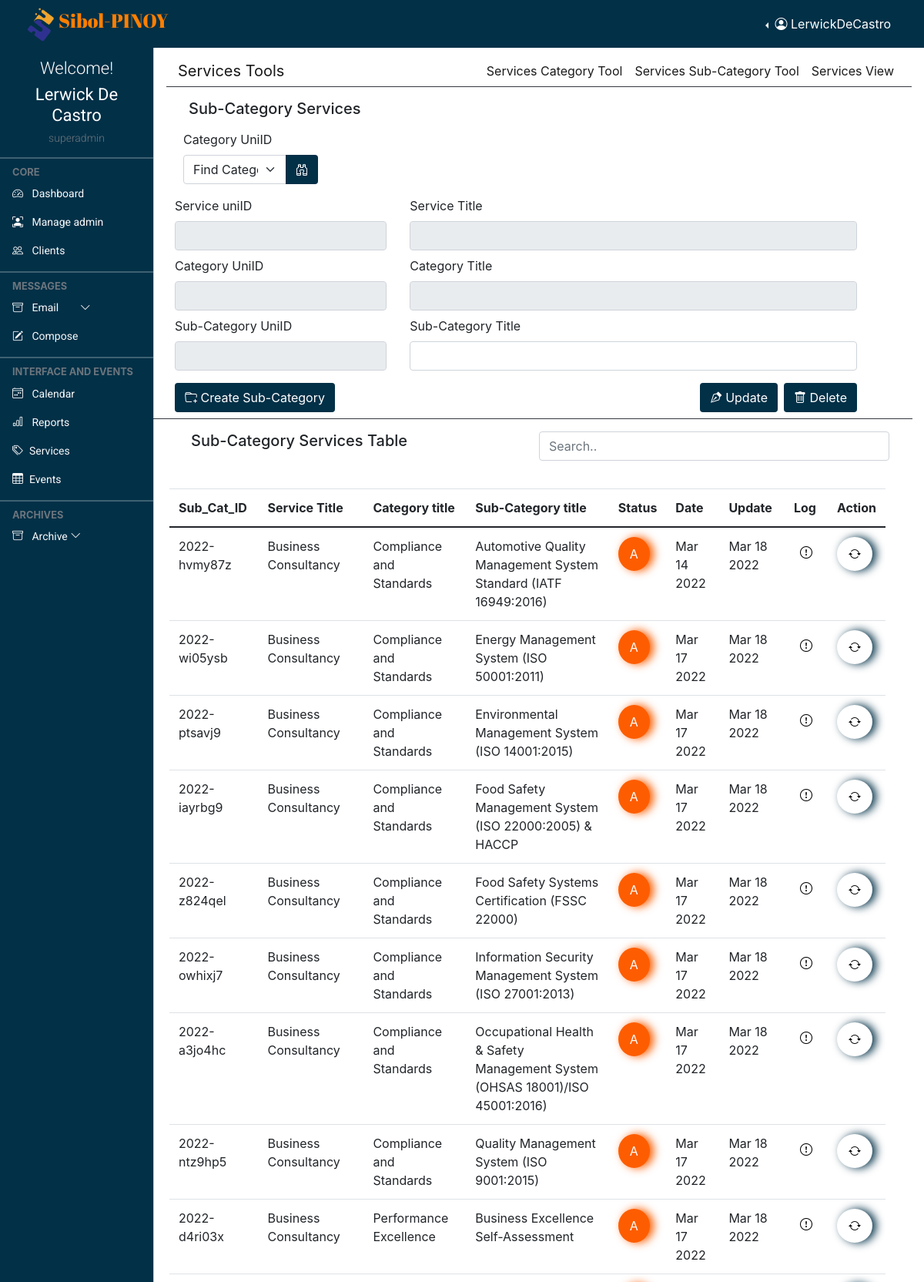
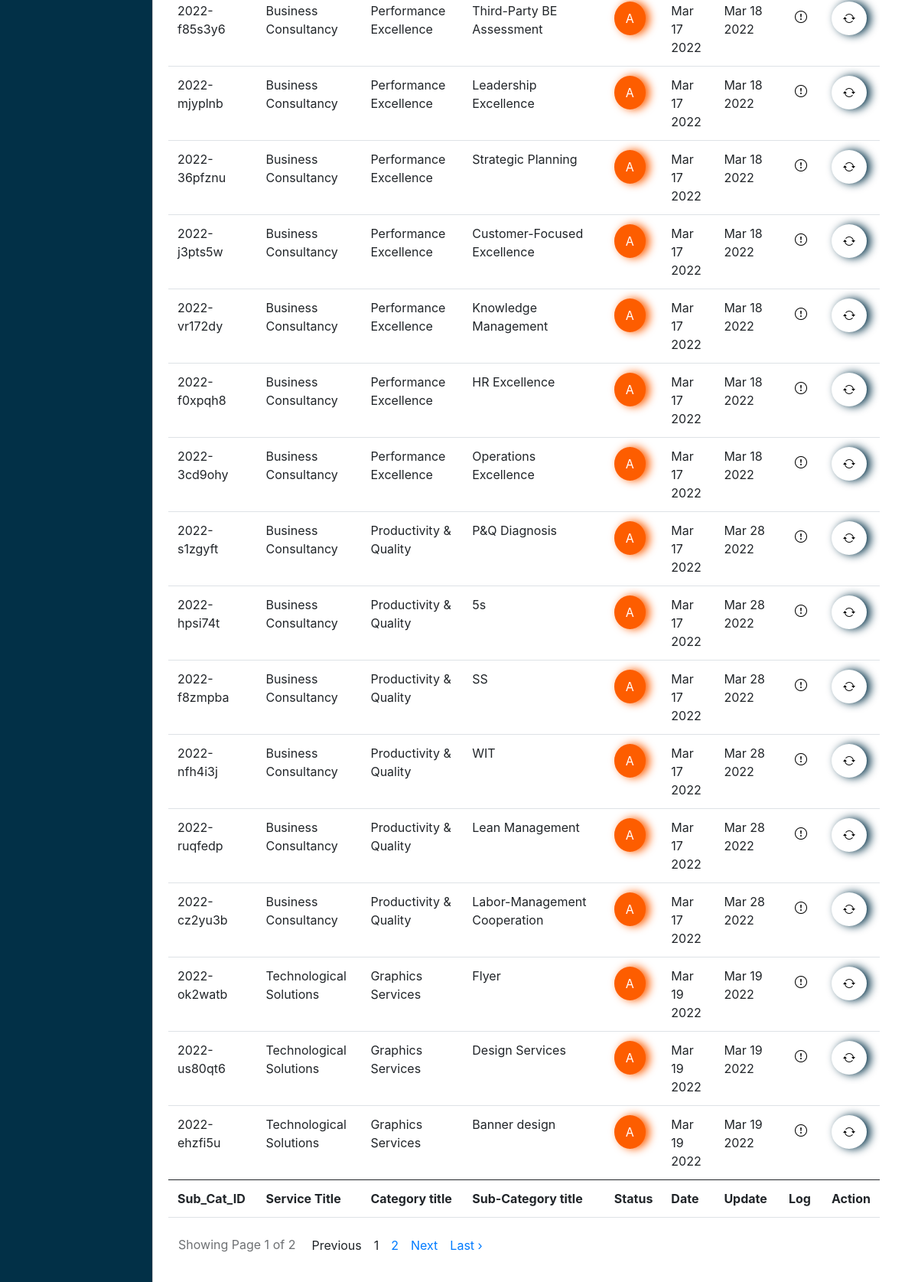
Page /admin/services.sub.cat.php (signed in) on the committed database (2 pictures, top to bottom).
### tables this page shows
CREATE TABLE `profile` (
  `id` int(11) NOT NULL,
  `loginId` int(11) NOT NULL,
  `firstName` varchar(255) NOT NULL,
  `lastName` varchar(255) NOT NULL,
  `dateAdded` datetime NOT NULL
);

### admin/services.sub.cat.php (the view, shortened to what the rows shown need)
<!doctype html>
<html lang="en">
  <?php
      require "layout.part/admin.header.php";
  ?>
  <body>
    <?php
      require "layout.part/admin.top.navbar.php";
    ?>
    <?php
      require "layout.part/admin.side.navbar.php";
    ?>
    <main class="mt-5 pt-3">
        <div class="row col-md-12 mt-3">
            <div class="card-body">
                <div class="table-responsive">
                    <table id="datatableid" class="table data-table" style="width: 100%">
                        <thead>
                            <tr>
                                <th>Sub_Cat_ID</th>
                                <th>Service Title</th>
                                <th>Category title</th>
                                <th>Sub-Category title</th>
                                <th>Status</th>
                                <th>Date</th>
                                <th>Update</th>
                                <th>Log</th>
                                <th>Action</th>
                            </tr>
                        </thead>
                        <tfoot>
                            <tr>
                            <th>Sub_Cat_ID</th>
                                <th>Service Title</th>
                                <th>Category title</th>
                                <th>Sub-Category title</th>
                                <th>Status</th>
                                <th>Date</th>
                                <th>Update</th>
                                <th>Log</th>
                                <th>Action</th>
                            </tr>
                        </tfoot>
                    </table>
                </div>
            </div>
        </div>
    </main>
  </body>
</html>

### admin/layout.part/admin.header.php (shortened to what the rows shown need)
  <head>
    <link href="https://cdn.jsdelivr.net/npm/bootstrap@5.0.2/dist/css/bootstrap.min.css" rel="stylesheet">
    <link rel="stylesheet" href="https://cdnjs.cloudflare.com/ajax/libs/fullcalendar/3.4.0/fullcalendar.css" />
    <link rel="stylesheet" href="https://cdnjs.cloudflare.com/ajax/libs/twitter-bootstrap/4.0.0-alpha.6/css/bootstrap.css" />
    <link rel="stylesheet" href="https://cdn.jsdelivr.net/npm/bootstrap-icons@1.4.1/font/bootstrap-icons.css"/>
    <link rel="stylesheet" href="style/dataTables.bootstrap5.min.css" />
    <link rel="stylesheet" href="style/addstyler.css" />
    <link rel="stylesheet" href="style/colored.css" />
  </head>
<?php
function levelCheck($lev){
    if($lev == "0"){
      $lev = "admin";
    }
    else if($lev == "1"){
      $lev = "superadmin";
    }
    echo $lev;
  }
?>

### admin/layout.part/admin.top.navbar.php (shortened to what the rows shown need)
<?php
  require "../connection.php";
  if(isset($_SESSION["username"]) && isset($_SESSION["level"])){
    $musername = $_SESSION["username"];
    $sql = "SELECT login.loginId, profile.firstName, profile.lastName, login.username, login.level FROM login INNER JOIN profile ON
                login.loginId = profile.loginId WHERE login.username = '$musername'";
    if($result = $conn->query($sql)){
      if($result->num_rows == 1){
        if($row = $result->fetch_assoc()){
          $firstName = $row["firstName"];
          $lastName = $row["lastName"];
          $rusername = $row["username"];
          $level = $row["level"];
        }
      }
    }
  }
?>
<nav class="navbar navbar-expand-lg navbar-dark px-3 fixed-top bg-coloured">
  <div class="container-fluid">
    <div class="collapse navbar-collapse justify-content-md-end" id="topNavBar">
      <div class="btn-group border-0 dropstart">
        <button type="button" class="btn text-white dropdown-toggle border-0" data-bs-toggle="dropdown" aria-expanded="false">
          <i class="bi bi-person-circle"></i> <span> <?= $rusername ?> </span>
        </button>
      </div>
    </div>
  </div>
</nav>

### admin/layout.part/admin.side.navbar.php (shortened to what the rows shown need)
<div class="offcanvas offcanvas-start sidebar-nav bg-coloured" id="sidebar">
    <div class="offcanvas-body p-0">
        <div class="container pt-3 text-center">
            <div class="text-white">
            <h4 class="welcome-text">Welcome!</h4>
            <h2 class="user-text"><?= $firstName . " " . $lastName?></h2>
            <h6 class="text-muted text-small"><?= levelCheck($level) ?></h6>
            </div>
        </div>
    </div>
</div>

### rows in the picture
profile: loginId.username "LerwickDeCastro", firstName "Lerwick", lastName "De Castro", loginId.level "superadmin"

### other values in the picture
$sub_cat['sub_cat_uniID'] "2022-hvmy87z"
$sub_cat['service_title'] "Business Consultancy"
$sub_cat['category_title'] "Compliance and Standards"
$sub_cat['sub_cat_title'] "Automotive Quality Management System Standard (IATF 16949:2016)"
$font "A"
date('M d Y',  strtotime($sub_cat['date_upload'])) "Mar 14 2022"
date('M d Y',  strtotime($sub_cat['date_update'])) "Mar 18 2022"
$sub_cat['sub_cat_uniID'] "2022-wi05ysb"
$sub_cat['sub_cat_title'] "Energy Management System (ISO 50001:2011)"
date('M d Y',  strtotime($sub_cat['date_upload'])) "Mar 17 2022"
$sub_cat['sub_cat_uniID'] "2022-ptsavj9"
$sub_cat['sub_cat_title'] "Environmental Management System (ISO 14001:2015)"
$sub_cat['sub_cat_uniID'] "2022-iayrbg9"
$sub_cat['sub_cat_title'] "Food Safety Management System (ISO 22000:2005) & HACCP"
$sub_cat['sub_cat_uniID'] "2022-z824qel"
